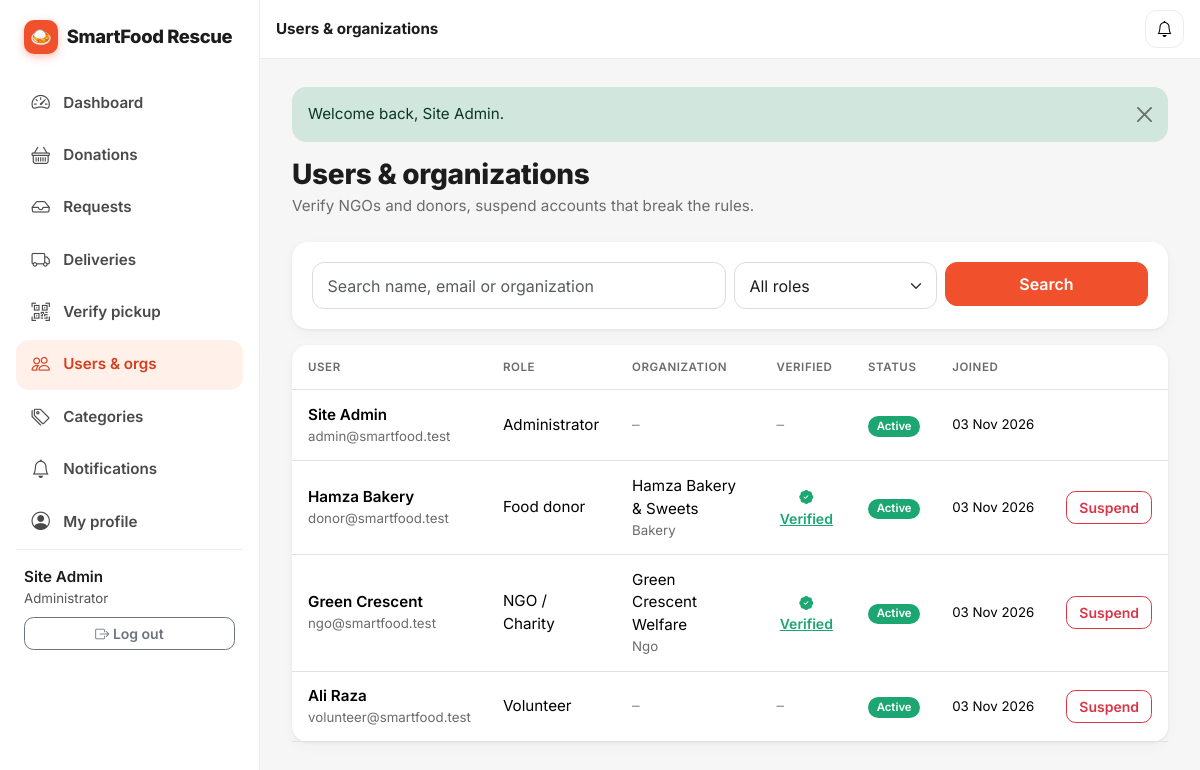
Page /admin/users (signed in) on the committed database.
### tables this page shows
CREATE TABLE users (
    id             INT UNSIGNED NOT NULL AUTO_INCREMENT,
    name           VARCHAR(100) NOT NULL,
    email          VARCHAR(150) NOT NULL,
    password_hash  VARCHAR(255) NOT NULL,
    phone          VARCHAR(30)  NULL,
    role           ENUM('admin','donor','ngo','volunteer') NOT NULL,
    status         ENUM('active','suspended') NOT NULL DEFAULT 'active',
    last_login_at  DATETIME NULL,
    created_at     TIMESTAMP NOT NULL DEFAULT CURRENT_TIMESTAMP,
    updated_at     TIMESTAMP NOT NULL DEFAULT CURRENT_TIMESTAMP ON UPDATE CURRENT_TIMESTAMP,
    PRIMARY KEY (id),
    UNIQUE KEY uq_users_email (email),
    KEY idx_users_role_status (role, status)
);

CREATE TABLE organizations (
    id              INT UNSIGNED NOT NULL AUTO_INCREMENT,
    user_id         INT UNSIGNED NOT NULL,
    org_name        VARCHAR(150) NOT NULL,
    org_type        ENUM('restaurant','bakery','hotel','grocery','ngo','charity') NOT NULL,
    registration_no VARCHAR(60)  NULL,
    address         VARCHAR(255) NOT NULL,
    city            VARCHAR(80)  NULL,
    latitude        DECIMAL(10,7) NULL,
    longitude       DECIMAL(10,7) NULL,
    verified        TINYINT(1) NOT NULL DEFAULT 0,
    created_at      TIMESTAMP NOT NULL DEFAULT CURRENT_TIMESTAMP,
    updated_at      TIMESTAMP NOT NULL DEFAULT CURRENT_TIMESTAMP ON UPDATE CURRENT_TIMESTAMP,
    PRIMARY KEY (id),
    UNIQUE KEY uq_org_user (user_id),
    KEY idx_org_type (org_type),
    KEY idx_org_verified (verified),
    CONSTRAINT fk_org_user FOREIGN KEY (user_id) REFERENCES users(id) ON DELETE CASCADE
);

CREATE TABLE volunteers (
    id            INT UNSIGNED NOT NULL AUTO_INCREMENT,
    user_id       INT UNSIGNED NOT NULL,
    vehicle       ENUM('none','bike','car','van') NOT NULL DEFAULT 'none',
    service_area  VARCHAR(150) NULL,
    availability  ENUM('available','busy','offline') NOT NULL DEFAULT 'available',
    created_at    TIMESTAMP NOT NULL DEFAULT CURRENT_TIMESTAMP,
    updated_at    TIMESTAMP NOT NULL DEFAULT CURRENT_TIMESTAMP ON UPDATE CURRENT_TIMESTAMP,
    PRIMARY KEY (id),
    UNIQUE KEY uq_vol_user (user_id),
    CONSTRAINT fk_vol_user FOREIGN KEY (user_id) REFERENCES users(id) ON DELETE CASCADE
);

### includes/Controller.php (called while the page is built, shortened)
<?php
abstract class Controller
{
    protected function view(string $view, array $data = []): void
    {
        extract($data, EXTR_SKIP);
        require ROOT_PATH . '/includes/header.php';
        require ROOT_PATH . "/views/{$view}.php";
        require ROOT_PATH . '/includes/footer.php';
    }
}

### controllers/AdminController.php (called while the page is built, shortened)
<?php
class AdminController extends Controller
{
    public function users(): void
    {
        $role = get('role');
        $this->view('admin/users', [
            'title' => 'Users & organizations',
            'rows'  => (new User())->listAll(in_array($role, ['donor', 'ngo', 'volunteer', 'admin'], true) ? $role : '', get('q')),
            'role'  => $role,
            'q'     => get('q'),
        ]);
    }
}

### index.php (called while the page is built, shortened)
<?php
$router = new Router();
$router->dispatch($_SERVER['REQUEST_METHOD'], $_GET['route'] ?? '');

### includes/helpers.php (called while the page is built, shortened)
<?php
function e($v): string
{
    return htmlspecialchars((string)$v, ENT_QUOTES | ENT_SUBSTITUTE, 'UTF-8');
}
function url(string $path = '', array $query = []): string
{
    $path = trim($path, '/');
    if (PRETTY_URLS) {
        $u = BASE_URL . '/' . $path;
    } else {
        $u = BASE_URL . '/index.php';
        if ($path !== '') {
            $query = ['route' => $path] + $query;
        }
    }
    return $query ? $u . (str_contains($u, '?') ? '&' : '?') . http_build_query($query) : $u;
}
function user(): ?array
{
    return $_SESSION['user'] ?? null;
}
function fmt_dt(?string $dt, string $format = 'd M Y, h:i A'): string
{
    return $dt ? date($format, strtotime($dt)) : '—';
}

### includes/Model.php (called while the page is built, shortened)
<?php
abstract class Model
{
    protected PDO $db;
    public function __construct()
    {
        $this->db = Database::pdo();
    }
    protected function rows(string $sql, array $params = []): array
    {
        $st = $this->db->prepare($sql);
        $st->execute($params);
        return $st->fetchAll();
    }
}

### includes/Database.php (called while the page is built)
<?php
final class Database
{
    private static ?PDO $pdo = null;
    public static function pdo(): PDO
    {
        if (self::$pdo === null) {
            $c = require ROOT_PATH . '/config/database.php';
            $dsn = "mysql:host={$c['host']};port={$c['port']};dbname={$c['name']};charset={$c['charset']}";
            try {
                self::$pdo = new PDO($dsn, $c['user'], $c['pass'], [
                    PDO::ATTR_ERRMODE            => PDO::ERRMODE_EXCEPTION,
                    PDO::ATTR_DEFAULT_FETCH_MODE => PDO::FETCH_ASSOC,
                    PDO::ATTR_EMULATE_PREPARES   => false,
                    PDO::MYSQL_ATTR_INIT_COMMAND => "SET time_zone = '" . date('P') . "'",
                ]);
            } catch (PDOException $ex) {
                http_response_code(500);
                exit(APP_ENV === 'development'
                    ? 'Database connection failed: ' . htmlspecialchars($ex->getMessage())
                      . '<br>Check config/database.php and make sure database/schema.sql is imported.'
                    : 'Service temporarily unavailable.');
            }
        }
        return self::$pdo;
    }
}

### models/User.php (called while the page is built, shortened)
<?php
class User extends Model
{
    public function listAll(string $role = '', string $q = ''): array
    {
        $sql = 'SELECT u.*, o.id AS org_id, o.org_name, o.org_type, o.verified, o.city, v.vehicle
                FROM users u
                LEFT JOIN organizations o ON o.user_id = u.id
                LEFT JOIN volunteers v ON v.user_id = u.id
                WHERE 1=1';
        $p = [];
        return $this->rows($sql . ' ORDER BY u.created_at DESC', $p);
    }
}

### views/admin/users.php (the view, shortened to what this page needs)
<?php echo page_header('Users & organizations', 'Verify NGOs and donors, suspend accounts that break the rules.'); ?>
<form class="card card-body mb-3" method="get" action="<?= e(url('admin/users')) ?>">
    <div class="row g-2">
        <div class="col-12 col-md-6"><input class="form-control" name="q" value="<?= e($q) ?>" placeholder="Search name, email or organization"></div>
        <div class="col-6 col-md-3"><select class="form-select" name="role">
            <option value="">All roles</option>
        </select></div>
        <div class="col-6 col-md-3"><button class="btn btn-primary w-100">Search</button></div>
    </div>
</form>
<div class="card"><div class="table-responsive">
    <table class="table table-hover align-middle mb-0">
        <thead><tr><th>User</th><th>Role</th><th>Organization</th><th>Verified</th><th>Status</th><th>Joined</th><th></th></tr></thead>
        <tbody>
        <?php foreach ($rows as $r): ?>
            <tr>
                <td><div class="fw-semibold"><?= e($r['name']) ?></div><div class="small text-body-secondary"><?= e($r['email']) ?></div></td>
                <td><?= e(role_label($r['role'])) ?></td>
                <td><?= $r['org_name'] ? e($r['org_name']) . '<div class="small text-body-secondary">' . e(ucfirst($r['org_type'])) . '</div>' : '<span class="text-body-tertiary">–</span>' ?></td>
                <td>
                    <?php if ($r['org_id']): ?>
                        <form method="post" action="<?= e(url('admin/organizations/' . $r['org_id'] . '/verify')) ?>">
                            <?php if ($r['verified']): ?><button class="btn btn-sm btn-link text-success p-0" title="Click to remove verification"><i class="bi bi-patch-check-fill"></i> Verified</button>
                            <?php else: ?><button class="btn btn-sm btn-outline-primary">Verify</button><?php endif; ?>
                        </form>
                    <?php else: ?><span class="text-body-tertiary">–</span><?php endif; ?>
                </td>
                <td><?= status_badge($r['status']) ?></td>
                <td class="small text-nowrap"><?= e(fmt_dt($r['created_at'], 'd M Y')) ?></td>
                <td class="text-end">
                    <?php if ((int)$r['id'] !== user()['id']): ?>
                    <form method="post" action="<?= e(url('admin/users/' . $r['id'] . '/status')) ?>" <?= $r['status'] === 'active' ? 'data-confirm="Suspend this account?"' : '' ?>>
                        <button class="btn btn-sm <?= $r['status'] === 'active' ? 'btn-outline-danger' : 'btn-outline-success' ?>"><?= $r['status'] === 'active' ? 'Suspend' : 'Reactivate' ?></button>
                    </form>
                    <?php endif; ?>
                </td>
            </tr>
        <?php endforeach; ?>
        </tbody>
    </table>
</div></div>

### includes/Router.php (shortened to what this page needs)
<?php
class Router
{
    private array $routes = [];
    private function add(string $method, string $pattern, array $handler, array $mw): void
    {
        $regex = '#^' . preg_replace('#\{(\w+)\}#', '(?P<$1>[^/]+)', trim($pattern, '/')) . '$#';
        $this->routes[] = [$method, $regex, $handler, $mw];
    }
    public function dispatch(string $method, string $path): void
    {
        $path = trim($path, '/');
        foreach ($this->routes as [$m, $regex, $handler, $mw]) {
            if ($m !== $method || !preg_match($regex, $path, $matches)) {
                continue;
            }
            $params = array_filter($matches, 'is_string', ARRAY_FILTER_USE_KEY);
            foreach ($mw as $spec) {
                [$name, $args] = array_pad(explode(':', $spec, 2), 2, '');
                $class = ucfirst($name) . 'Middleware';
            }
            [$class, $action] = $handler;
            (new $class())->$action(...array_values($params));
            return;
        }
    }
}

### includes/components.php (shortened to what this page needs)
<?php
function status_badge(string $status): string
{
    $map = [
        'available' => 'success', 'requested' => 'info', 'approved' => 'primary', 'scheduled' => 'primary',
        'collected' => 'warning', 'picked_up' => 'warning', 'delivered' => 'success', 'expired' => 'danger',
        'cancelled' => 'secondary', 'pending' => 'warning', 'rejected' => 'danger', 'active' => 'success',
        'suspended' => 'danger',
    ];
    $colour = $map[$status] ?? 'secondary';
    return '<span class="badge text-bg-' . $colour . ' status-badge">' . e(ucwords(str_replace('_', ' ', $status))) . '</span>';
}
function page_header(string $title, string $subtitle = '', string $actionsHtml = ''): string
{
    return '<div class="page-header d-flex flex-wrap justify-content-between align-items-start gap-2 mb-4">'
        . '<div><h1 class="h3 mb-1">' . e($title) . '</h1>' . ($subtitle ? '<p class="text-body-secondary mb-0">' . e($subtitle) . '</p>' : '') . '</div>'
        . ($actionsHtml ? '<div class="d-flex gap-2">' . $actionsHtml . '</div>' : '') . '</div>';
}
function role_label(string $role): string
{
    return ['admin' => 'Administrator', 'donor' => 'Food donor', 'ngo' => 'NGO / Charity', 'volunteer' => 'Volunteer'][$role] ?? $role;
}

### assets/css/style.css (style rules this page uses)
:root { --sf-primary: #f0502b; --sf-primary-dark: #d63f1c; --sf-primary-soft: #fff0ea; --sf-green: #1ba672; --sf-green-soft: #e6f7f0; --sf-yellow: #ffc72c; --sf-yellow-soft: #fff7df; --sf-ink: #1c1c1c; --sf-muted: #6b6b6b; --sf-bg: #f6f6f6; --sf-border: #ececec; --bs-primary: #f0502b; --bs-primary-rgb: 240, 80, 43; --bs-success: #1ba672; --bs-success-rgb: 27, 166, 114; --bs-link-color: #d63f1c; --bs-link-color-rgb: 214, 63, 28; --bs-link-hover-color: #b83315; --bs-body-font-family: 'Inter', system-ui, -apple-system, 'Segoe UI', Roboto, 'Noto Color Emoji', sans-serif; --bs-body-color: #1c1c1c; --bs-border-radius: .75rem; --bs-border-radius-lg: 1rem; }
body { background: var(--sf-bg); font-size: .95rem; }
h1, h2, h3, h4, h5 { letter-spacing: -.01em; }
.text-body-secondary { color: var(--sf-muted) !important; }
.btn { border-radius: .75rem; font-weight: 600; padding: .55rem 1.1rem; }
.btn-sm { padding: .3rem .75rem; border-radius: .6rem; }
.btn-primary { --bs-btn-bg: #f0502b; --bs-btn-border-color: #f0502b; --bs-btn-hover-bg: #d63f1c; --bs-btn-hover-border-color: #d63f1c; --bs-btn-active-bg: #bd3517; --bs-btn-active-border-color: #bd3517; --bs-btn-disabled-bg: #f0502b; --bs-btn-disabled-border-color: #f0502b; --bs-btn-focus-shadow-rgb: 240, 80, 43; }
.form-control, .form-select { border-radius: .75rem; padding: .65rem .9rem; border-color: #dcdcdc; }
.card { border: 0; border-radius: 1rem; box-shadow: 0 1px 3px rgba(0, 0, 0, .06), 0 4px 14px rgba(0, 0, 0, .03); }
.card-body { padding: 1.25rem; }
.table { --bs-table-bg: transparent; }
.table > :not(caption) > * > * { padding: .85rem 1rem; }
.table thead th { font-size: .72rem; text-transform: uppercase; letter-spacing: .05em; color: var(--sf-muted); font-weight: 600; border-bottom-width: 1px; white-space: nowrap; }
.status-badge { font-weight: 600; border-radius: 999px; padding: .4em .75em; }
.badge { border-radius: 999px; font-weight: 600; }
.page-header h1 { font-weight: 800; }

### rows in the picture
users: name "Site Admin", email "admin@smartfood.test", role "Administrator", status "Active", created_at "03 Nov 2026"
organizations: user.name "Hamza Bakery", user.email "donor@smartfood.test", user.role "Food donor", org_name "Hamza Bakery & Sweets", org_type "Bakery", verified 1 (drawn), user.status "Active", user.created_at "03 Nov 2026", shows "Suspend"
organizations: user.name "Green Crescent", user.email "ngo@smartfood.test", user.role "NGO / Charity", org_name "Green Crescent Welfare", org_type "Ngo", verified 1 (drawn), user.status "Active", user.created_at "03 Nov 2026", shows "Suspend"
volunteers: user.name "Ali Raza", user.email "volunteer@smartfood.test", user.role "Volunteer", user.status "Active", user.created_at "03 Nov 2026", shows "Suspend"

### other values in the picture
$label "Dashboard"
$label "Donations"
$label "Requests"
$label "Deliveries"
$label "Verify pickup"
$label "Users & orgs"
$label "Categories"
$label "Notifications"
$label "My profile"
$f['message'] "Welcome back, Site Admin."
